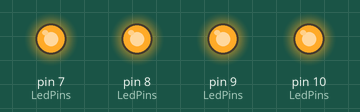
Simulated run of this program. Board: Arduino Uno, built with avr-gcc and run on an emulated ATmega328P. On the bench: output pins drawn as LEDs (lit = HIGH).

Above: at 0.9 s.
At 2.4 s:
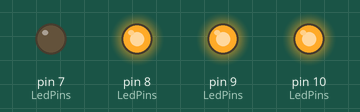
At 4.4 s:
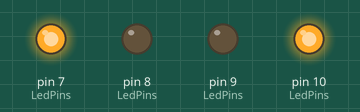
At 6.9 s:
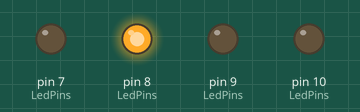
At 8.4 s:
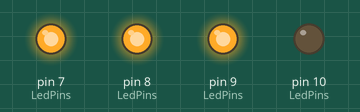
At 10.9 s:
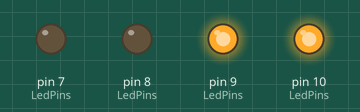
Timing chart, 0 to 13.0 s (numbered marks = the images above):
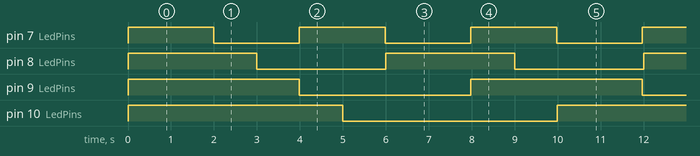

Measured:
- by itself, pin 7 (LedPins): alternates HIGH for 2.0 s and LOW for 2.0 s
- by itself, pin 8 (LedPins): alternates HIGH for 3.0 s and LOW for 3.0 s
- by itself, pin 9 (LedPins): alternates HIGH for 4.0 s and LOW for 4.0 s
- by itself, pin 10 (LedPins): alternates HIGH for 5.0 s and LOW for 5.0 s

The program:

main.cpp
```cpp
#include <Arduino.h>
#include <Arduino_FreeRTOS.h>

constexpr int StartDelay = 2;
constexpr int DelayIncrement = 1;
constexpr int LedPins[] = {7, 8, 9, 10};

constexpr int LedAmount = sizeof(LedPins) / sizeof(LedPins[0]);

struct TaskBlinkLampParams {
    int ledPin;
    int blinkDelay;
};

[[noreturn]] void TaskBlinkLamp(void *pvParameters);

void setup() {
    Serial.begin(9600);

    int index = 0;
    for (const int pin: LedPins) {
        pinMode(pin, OUTPUT);
        auto* params = new TaskBlinkLampParams{pin, StartDelay + index * DelayIncrement};

        xTaskCreate(
            TaskBlinkLamp,
            "BlinkLamp",
            128,
            params,
            1,
            nullptr
        );

        index++;
    }

    vTaskStartScheduler();
}

void loop() {
    // no
}

[[noreturn]] void TaskBlinkLamp(void *pvParameters) {
    const auto params = (TaskBlinkLampParams*)pvParameters;

    for (;;) {
        digitalWrite(params->ledPin, HIGH);
        vTaskDelay(pdMS_TO_TICKS(params->blinkDelay * 1000));
        digitalWrite(params->ledPin, LOW);
        vTaskDelay(pdMS_TO_TICKS(params->blinkDelay * 1000));
    }
}
```
